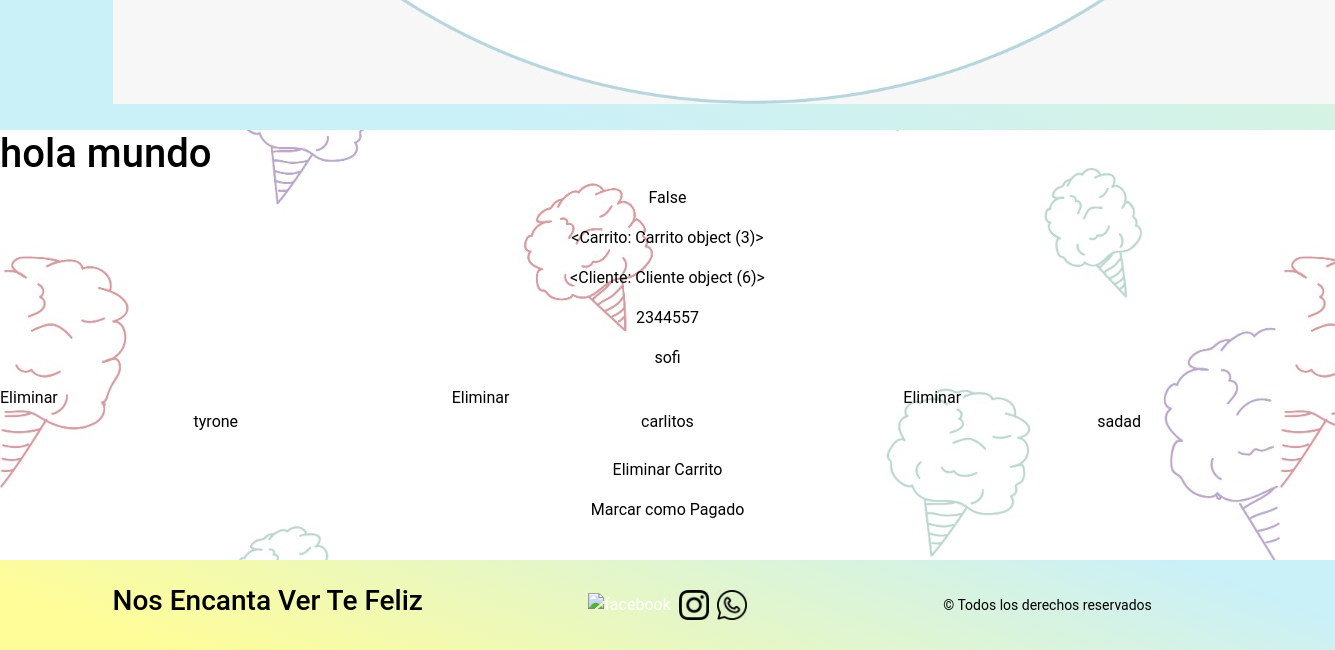
/venta/ver/3/ (signed in, lower part), run on an earlier commit of the app's database.
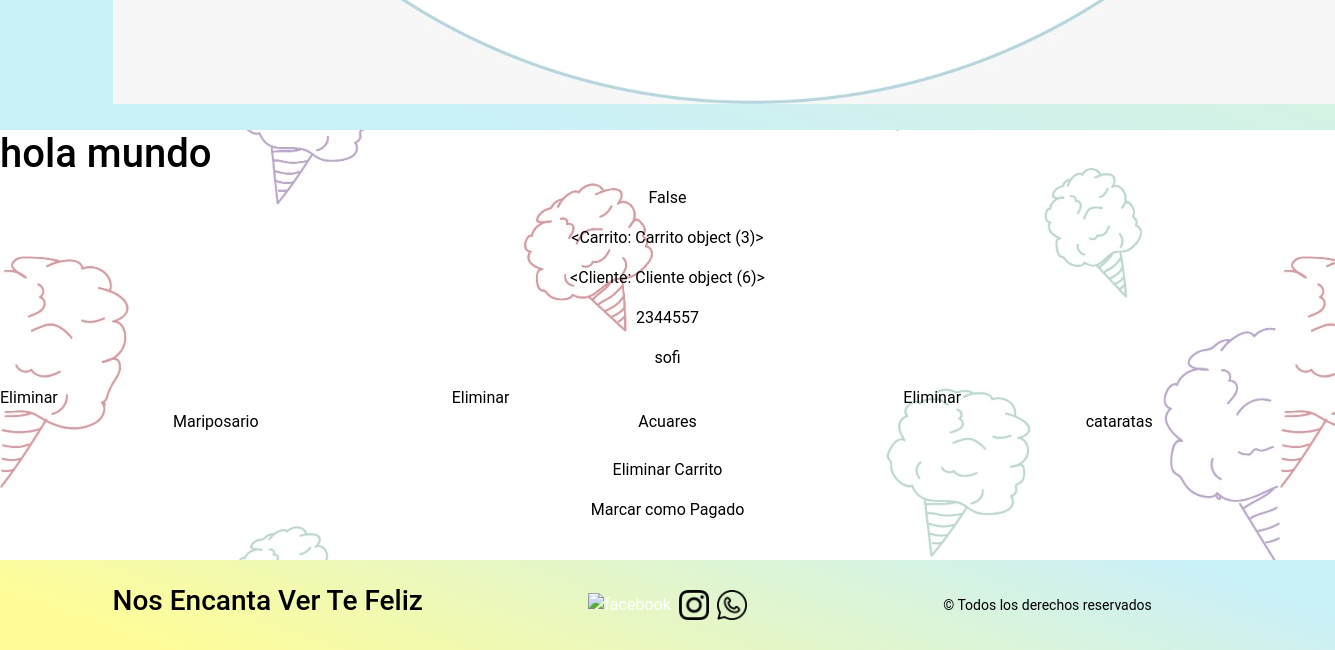
And on a later commit of the database.
### modulos/venta/models.py (models this page shows, shortened)
class ItemCarrito(AuditarModel):
    atraccion = models.ForeignKey(Atraccion, on_delete=models.CASCADE)
    carrito = models.ForeignKey(Carrito, on_delete=models.CASCADE)

### modulos/atraccion/models.py (models this page shows)
class Atraccion (AuditarModel):
	nombre = models.CharField(max_length=100)
	precio = models.DecimalField(null=False, decimal_places=20, max_digits=100)
	estado = models.BooleanField(default=True,blank=False)
	descripcion = models.CharField(max_length=1200)
	imagen = models.CharField(max_length=200)

### modulos/venta/views.py (the view)
# urls.py: path('ver/<int:pk>/', views.DetalleCarrito.as_view(), name='carrito'),
class DetalleCarrito(DetailView):
    model = Carrito
    template_name='venta/detalle_carrito.html'
    context_object_name = 'venta'
    def get_context_data(self, **kwargs):
        context = super().get_context_data(**kwargs)
        context['items'] = ItemCarrito.objects.filter(carrito=self.object)
        return context
    def get(self, request, *args, **kwargs):
        self.object = self.get_object()
        if not self.request.user.is_authenticated:
            return redirect('index')
        if (not self.object.cliente.usuario.id == self.request.user.id) and (not self.request.user.is_staff):
            return redirect('index')
        context = self.get_context_data(object=self.object)
        return self.render_to_response(context)

### aplicacion/context_processors.py (called while the page is built, shortened)
def informacion_carrito(request):
    return {}

### templates/venta/detalle_carrito.html (shortened to what this page needs)
{% extends 'base/base.html' %}
{% block content %}
<h1>hola mundo </h1>
<p>{{ object.pagado }}</p>
<p>{{ object | pprint }}</p>
<p>{{ object.cliente | pprint }}</p>
<p>{{ object.cliente.identificacion }}</p>
<p>{{ object.cliente.usuario.username }}</p>
{% if items %}
  <div class="card-columns">
    {% for item in items %}
    <a href="{% url 'venta:eliminar-de-carrito' item.pk %}">
      Eliminar
    </a>
    <p>{{ item.atraccion.nombre }}</p>
    {% endfor %}
  </div>
{% else %}
  <h1>No hay Items añadidos</h1>
{% endif %}
{% if user.is_staff %}
  <a href="{% url 'venta:eliminar-carrito' object.pk %}" class="nav-link">
    Eliminar Carrito
  </a>
  {% if object.pagado %}
      <a href="{% url 'venta:pagado' object.pk %}" class="nav-link">
        Marcar como No Pagado
      </a>
    {% else %}
      <a href="{% url 'venta:pagado' object.pk %}" class="nav-link">
        Marcar como Pagado
      </a>
    {% endif %}
  {% endif %}
{% endblock%}

What changed in the data, as far as the page shows it:
changed through a linked row, ItemCarrito: atraccion.nombre "tyrone" → "Mariposario"
changed through a linked row, ItemCarrito: atraccion.nombre "carlitos" → "Acuares"
changed through a linked row, ItemCarrito: atraccion.nombre "sadad" → "cataratas"
